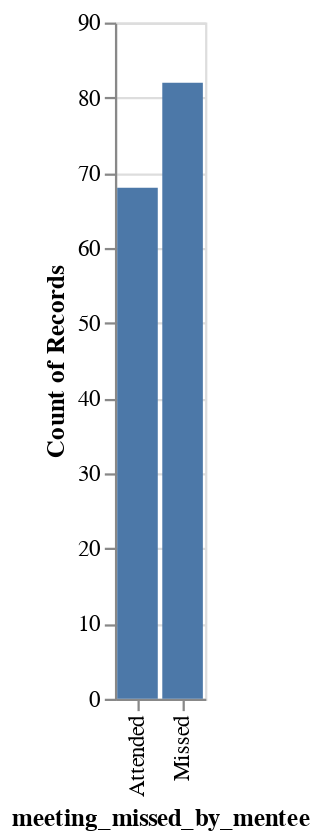

The cell this chart's notebook holds for it:
### Code cell
missed

### Figure 1 — Vega-Lite specification as saved in the notebook (floating-point values rounded to 4 significant figures; data arrays with more than 128 entries replaced by an {"elided": "..."} marker saying what was removed)
{"config": {"view": {"continuousWidth": 400, "continuousHeight": 300}}, "data": {"name": "data-935d72399c18c931c65a9dc2ac201a55"}, "mark": "bar", "encoding": {"x": {"field": "meeting_missed_by_mentee", "type": "nominal"}, "y": {"aggregate": "count", "field": "meeting_missed_by_mentee", "type": "nominal"}}, "$schema": "https://vega.github.io/schema/vega-lite/v4.17.0.json", "datasets": {"data-935d72399c18c931c65a9dc2ac201a55": {"elided": "150 records"}}}
